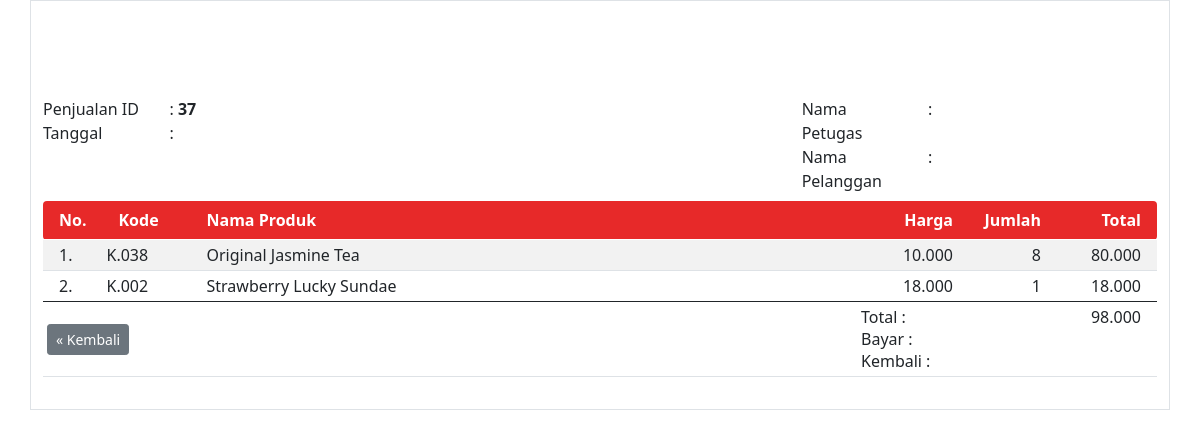
Page /penjualan/detail_penjualan.php?penid=37 on the committed database.
### tables this page shows
CREATE TABLE `detail_penjualan` (
  `detail_id` int(11) NOT NULL,
  `kode_produk` varchar(15) DEFAULT NULL,
  `nama_produk` varchar(50) DEFAULT NULL,
  `harga` int(11) DEFAULT NULL,
  `jumlah` int(11) DEFAULT NULL,
  `penjualan_id` int(11) DEFAULT NULL
);

### penjualan/detail_penjualan.php (the view, shortened to what this page needs)
<?php
if(isset($_GET['penid'])){
	$penid=$_GET['penid'];
	$npet=$_GET['npet'];
	$npel=$_GET['npel'];
	$tgl=$_GET['tgl'];
	$byr=$_GET['byr'];
	$kbl=$_GET['kbl'];
	$halaman=$_GET['halaman'];
?>
<html>
<!DOCTYPE html>
<html lang="en">
<head>
    <link rel="stylesheet" href="../bootstrap/css/bootstrap.min.css" />
</head>
<body>
<main class="container border py-3">
<br><br><br>
<div class="row py-2">
	<div class="col-4">
		<div class="row">
			<div class="col-4">Penjualan ID</div>
			<div class="col-8">: <b><?= $penid ?></b></div>
		</div>
		<div class="row">
			<div class="col-4">Tanggal</div>
			<div class="col-8">: <b><?= $tgl ?></b></div>
		</div>
	</div>
	<div class="col-4"></div>
	<div class="col-4">
		<div class="row">
			<div class="col-4">Nama Petugas</div>
			<div class="col-8">: <b><?= $npet ?></b></div>
		</div>
		<div class="row">
			<div class="col-4">Nama Pelanggan</div>
			<div class="col-8">: <b><?= $npel ?></b></div>
		</div>
	</div>
</div>
<table class="table table-hover table-striped table-sm">
	<thead class="text-white" style="background: #E72929;">
		<tr>
			<th class="py-2 px-3 rounded-start" width="55px">No.</th>
			<th class="py-2 px-3" width="100px">Kode</th>
			<th class="py-2">Nama Produk</th>
			<th class="py-2 text-end" width="100px">Harga</th>
			<th class="py-2 px-3 text-end" width="100px" >Jumlah</th>
			<th class="py-2 px-3 text-end rounded-end" width="100px" >Total</th>
		</tr>
	</thead>
	<tbody>
		<?php
		include "../config.php";
		$penid=$_GET['penid'];
		$sql="select * from detail_penjualan where penjualan_id='$penid'";
		$result=mysqli_query($koneksi,$sql);
		$no= 1;
		$jmltot=0;
		while($data=mysqli_fetch_array($result)){
			$hp=number_format($data['harga'],0,",",".");
			$jp=number_format($data['jumlah'],0,",",".");
			$total=$data['harga']*$data['jumlah'];
			$tot=number_format($total,0,",",".");
		?>
		<tr>
				<td class="px-3"><?= $no ?>.</td>
				<td><?= $data['kode_produk'] ?></td>
				<td><?= $data['nama_produk'] ?></td>
				<td align="right"><?= $hp ?></td>
				<td align="right" class="px-3"><?= $jp ?></td>
				<td align="right" class="px-3"><?= $tot ?></td>
		</tr>
		<?php
		$no++;
		$jmltot=$jmltot+$total;
		$jmltotal=number_format($jmltot,0,",",".");
		}
		?>
	</tbody>
	<tfoot>
		<tr>
			<td colspan="3" class="text-start py-1">
				<a class="btn btn-secondary btn-sm" href="index.php?halaman=<?= $halaman ?>">&laquo; Kembali</a>
			</td>
			<td class="text-start py-1">
				Total :<br>
				Bayar :<br>
				Kembali :
			</td>
			<td colspan="2" class="text-end px-3">
				<?= $jmltotal ?><br>
				<?= $byr ?><br>
				<?= $kbl ?><br>
			</td>
		</tr>
	</tfoot>
</table>
</main>
</body>
</html>
<?php } ?>

### rows in the picture
detail_penjualan: kode_produk "K.038", nama_produk "Original Jasmine Tea", harga "10.000", jumlah "8", tot "80.000"
detail_penjualan: kode_produk "K.002", nama_produk "Strawberry Lucky Sundae", harga "18.000", jumlah "1", tot "18.000"

### other values in the picture
$penid "37"
$jmltotal "98.000"
